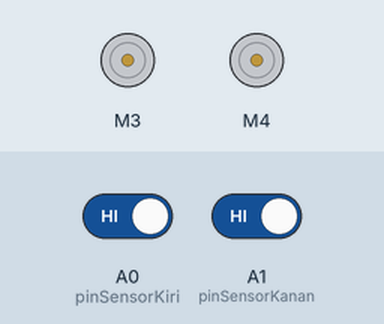
This sketch was run on a simulated Arduino Uno, built with avr-gcc and run on an emulated ATmega328P. Shown: 2 × DC motor (green arrow = forward, orange = backward, longer = faster). The test bench sets the inputs (shaded band); at power-on: A0 (pinSensorKiri) HIGH, A1 (pinSensorKanan) HIGH. What the sketch prints to the serial monitor is not drawn.

Above: at 1.2 s.
1.3 s: A0 (pinSensorKiri) driven LOW
At 1.8 s:
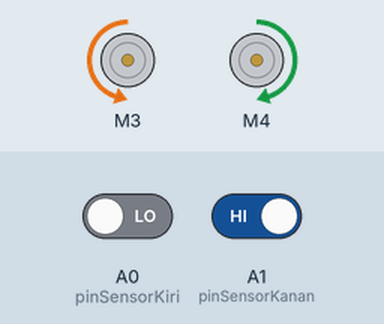
2.8 s: A1 (pinSensorKanan) driven LOW
At 3.3 s:
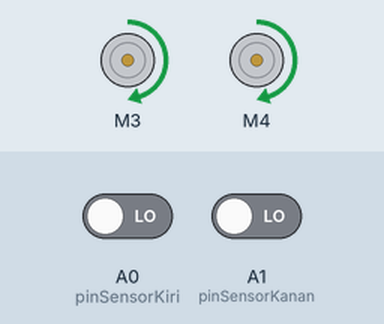
4.3 s: A0 (pinSensorKiri) driven HIGH
At 5.2 s:
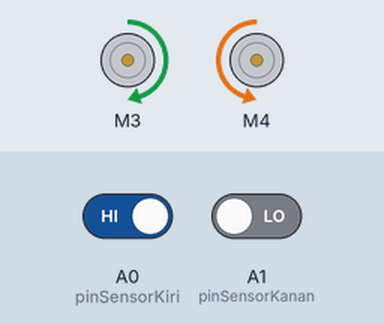
5.8 s: A1 (pinSensorKanan) driven HIGH
At 6.7 s:
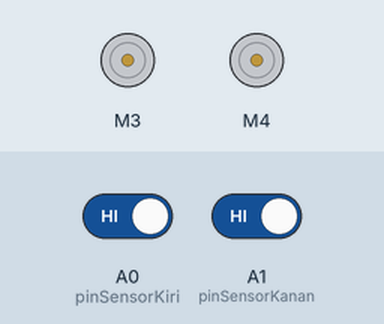
Timing chart, 0 to 8.8 s (numbered marks = the images above; inputs shaded):
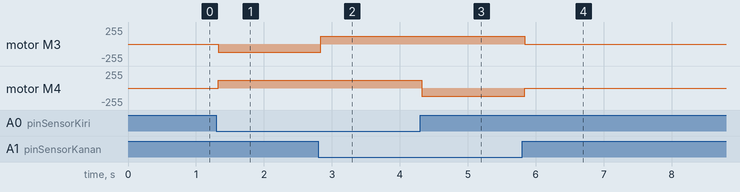

Measured:
- after the input at 1.3 s, motor M3: stopped → backward 120/255 at once; motor M4: stopped → forward 120/255 at once
- after the input at 2.8 s, motor M3: backward 120/255 → forward 120/255 at once
- after the input at 4.3 s, motor M4: forward 120/255 → backward 120/255 at once
- after the input at 5.8 s, motor M3: forward 120/255 → stopped at once; motor M4: backward 120/255 → stopped at once

The sketch:

Programnya.ino
```cpp
#include <AFMotor.h>
const int pinSensorKiri = A0;
const int pinSensorKanan = A1;

char val;
AF_DCMotor motor1(3, MOTOR12_64KHZ); //Jadikan motor kanan, 64KHZ
AF_DCMotor motor2(4, MOTOR12_64KHZ); //Jadikan motor kiri, 642hHZ

void setup() {
  // put your setup code here, to run once:
Serial.begin (9600);
pinMode (pinSensorKiri, INPUT);
pinMode (pinSensorKanan, INPUT);
motor1.setSpeed(120); //Set kecepatan motor 1 240 (range 0-255)
motor2.setSpeed(120); //Set kecepatan motor 2 240 (range 0-255)
}

void loop() {
  // put your main code here, to run repeatedly:
int dataAnalog1 = digitalRead (pinSensorKiri);
int dataAnalog2 = digitalRead (pinSensorKanan);
Serial.print ("Sensor : ");
Serial.print (dataAnalog1);
Serial.print (", Sensor : ");
Serial.print (dataAnalog2);

if (dataAnalog1 == 0 && dataAnalog2 == 0) {
  motor1.run(FORWARD); //Motor kanan maju
  motor2.run(FORWARD); //Motor kiri maju
}
else if(dataAnalog1 == 0 && dataAnalog2 == 1) {
  motor1.run(BACKWARD); //Motor kanan mundur
  motor2.run(FORWARD); //Motor kiri maju
}
else if(dataAnalog1 == 1 && dataAnalog2 == 0){
  motor1.run(FORWARD); //Motor kanan maju
  motor2.run(BACKWARD); //Motor kiri mundur
}
else {
  motor1.run(RELEASE); //Motor kanan berhenti
  motor2.run(RELEASE); //Motor kiri berhenti
}
}
```
